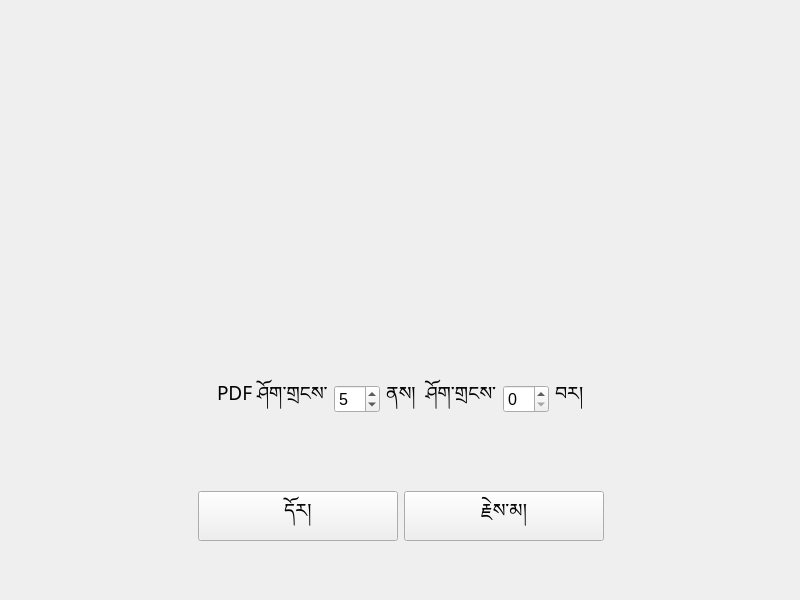
<?xml version="1.0" encoding="UTF-8"?>
<ui version="4.0">
 <class>PechaMaster</class>
 <widget class="QDialog" name="PechaMaster">
  <property name="geometry">
   <rect>
    <x>0</x>
    <y>0</y>
    <width>800</width>
    <height>600</height>
   </rect>
  </property>
  <property name="sizePolicy">
   <sizepolicy hsizetype="Preferred" vsizetype="Preferred">
    <horstretch>0</horstretch>
    <verstretch>0</verstretch>
   </sizepolicy>
  </property>
  <property name="minimumSize">
   <size>
    <width>800</width>
    <height>600</height>
   </size>
  </property>
  <property name="maximumSize">
   <size>
    <width>800</width>
    <height>600</height>
   </size>
  </property>
  <property name="focusPolicy">
   <enum>Qt::WheelFocus</enum>
  </property>
  <property name="windowTitle">
   <string>Poti Maker</string>
  </property>
  <property name="locale">
   <locale language="English" country="UnitedKingdom"/>
  </property>
  <property name="sizeGripEnabled">
   <bool>false</bool>
  </property>
  <property name="modal">
   <bool>false</bool>
  </property>
  <widget class="QStackedWidget" name="stackedWidget">
   <property name="geometry">
    <rect>
     <x>0</x>
     <y>0</y>
     <width>801</width>
     <height>601</height>
    </rect>
   </property>
   <property name="styleSheet">
    <string notr="true"/>
   </property>
   <property name="currentIndex">
    <number>0</number>
   </property>
   <widget class="QWidget" name="page">
    <widget class="QStackedWidget" name="stackedWidget_2">
     <property name="geometry">
      <rect>
       <x>0</x>
       <y>250</y>
       <width>801</width>
       <height>291</height>
      </rect>
     </property>
     <property name="currentIndex">
      <number>1</number>
     </property>
     <widget class="QWidget" name="page_3">
      <widget class="QWidget" name="verticalLayoutWidget">
       <property name="geometry">
        <rect>
         <x>0</x>
         <y>20</y>
         <width>801</width>
         <height>271</height>
        </rect>
       </property>
       <layout class="QVBoxLayout" name="verticalLayout">
        <item>
         <spacer name="verticalSpacer_5">
          <property name="orientation">
           <enum>Qt::Vertical</enum>
          </property>
          <property name="sizeHint" stdset="0">
           <size>
            <width>20</width>
            <height>40</height>
           </size>
          </property>
         </spacer>
        </item>
        <item>
         <layout class="QHBoxLayout" name="horizontalLayout">
          <item>
           <spacer name="horizontalSpacer_3">
            <property name="orientation">
             <enum>Qt::Horizontal</enum>
            </property>
            <property name="sizeHint" stdset="0">
             <size>
              <width>40</width>
              <height>20</height>
             </size>
            </property>
           </spacer>
          </item>
          <item>
           <widget class="QLabel" name="label">
            <property name="enabled">
             <bool>true</bool>
            </property>
            <property name="font">
             <font>
              <family>Microsoft Himalaya</family>
              <pointsize>12</pointsize>
             </font>
            </property>
            <property name="text">
             <string>&lt;html&gt;&lt;head/&gt;&lt;body&gt;&lt;p&gt;&lt;span style=&quot; font-weight:600;&quot;&gt;པར་འདེབས་མ་ཕྱི་&lt;/span&gt;ལ་བསྒྱུར་དགོས་པའི་པར་རམ་ཡང་ན་ PDF འདེམས།&lt;/p&gt;&lt;/body&gt;&lt;/html&gt;</string>
            </property>
           </widget>
          </item>
          <item>
           <spacer name="horizontalSpacer_4">
            <property name="orientation">
             <enum>Qt::Horizontal</enum>
            </property>
            <property name="sizeHint" stdset="0">
             <size>
              <width>40</width>
              <height>20</height>
             </size>
            </property>
           </spacer>
          </item>
         </layout>
        </item>
        <item>
         <spacer name="verticalSpacer_8">
          <property name="orientation">
           <enum>Qt::Vertical</enum>
          </property>
          <property name="sizeHint" stdset="0">
           <size>
            <width>20</width>
            <height>40</height>
           </size>
          </property>
         </spacer>
        </item>
        <item>
         <layout class="QHBoxLayout" name="horizontalLayout_2">
          <item>
           <spacer name="horizontalSpacer">
            <property name="orientation">
             <enum>Qt::Horizontal</enum>
            </property>
            <property name="sizeHint" stdset="0">
             <size>
              <width>40</width>
              <height>20</height>
             </size>
            </property>
           </spacer>
          </item>
          <item>
           <widget class="QPushButton" name="pushButton">
            <property name="minimumSize">
             <size>
              <width>200</width>
              <height>50</height>
             </size>
            </property>
            <property name="maximumSize">
             <size>
              <width>200</width>
              <height>50</height>
             </size>
            </property>
            <property name="font">
             <font>
              <family>Microsoft Himalaya</family>
              <pointsize>14</pointsize>
              <weight>50</weight>
              <bold>false</bold>
             </font>
            </property>
            <property name="mouseTracking">
             <bool>false</bool>
            </property>
            <property name="tabletTracking">
             <bool>false</bool>
            </property>
            <property name="text">
             <string>པར་འདེམས།</string>
            </property>
           </widget>
          </item>
          <item>
           <spacer name="horizontalSpacer_2">
            <property name="orientation">
             <enum>Qt::Horizontal</enum>
            </property>
            <property name="sizeHint" stdset="0">
             <size>
              <width>40</width>
              <height>20</height>
             </size>
            </property>
           </spacer>
          </item>
         </layout>
        </item>
       </layout>
      </widget>
     </widget>
     <widget class="QWidget" name="page_4">
      <widget class="QWidget" name="verticalLayoutWidget_2">
       <property name="geometry">
        <rect>
         <x>0</x>
         <y>30</y>
         <width>801</width>
         <height>261</height>
        </rect>
       </property>
       <layout class="QVBoxLayout" name="verticalLayout_2">
        <item>
         <spacer name="verticalSpacer_9">
          <property name="orientation">
           <enum>Qt::Vertical</enum>
          </property>
          <property name="sizeHint" stdset="0">
           <size>
            <width>20</width>
            <height>40</height>
           </size>
          </property>
         </spacer>
        </item>
        <item>
         <layout class="QHBoxLayout" name="horizontalLayout_3">
          <item>
           <spacer name="horizontalSpacer_7">
            <property name="orientation">
             <enum>Qt::Horizontal</enum>
            </property>
            <property name="sizeHint" stdset="0">
             <size>
              <width>40</width>
              <height>20</height>
             </size>
            </property>
           </spacer>
          </item>
          <item>
           <widget class="QLabel" name="label_8">
            <property name="sizePolicy">
             <sizepolicy hsizetype="Preferred" vsizetype="Preferred">
              <horstretch>1</horstretch>
              <verstretch>1</verstretch>
             </sizepolicy>
            </property>
            <property name="font">
             <font>
              <family>Microsoft Himalaya</family>
              <pointsize>14</pointsize>
             </font>
            </property>
            <property name="text">
             <string/>
            </property>
            <property name="alignment">
             <set>Qt::AlignCenter</set>
            </property>
           </widget>
          </item>
          <item>
           <spacer name="horizontalSpacer_8">
            <property name="orientation">
             <enum>Qt::Horizontal</enum>
            </property>
            <property name="sizeHint" stdset="0">
             <size>
              <width>40</width>
              <height>20</height>
             </size>
            </property>
           </spacer>
          </item>
         </layout>
        </item>
        <item>
         <widget class="QStackedWidget" name="pagePicker">
          <widget class="QWidget" name="Page1">
           <layout class="QHBoxLayout" name="horizontalLayout_7">
            <item>
             <spacer name="horizontalSpacer_19">
              <property name="orientation">
               <enum>Qt::Horizontal</enum>
              </property>
              <property name="sizeHint" stdset="0">
               <size>
                <width>40</width>
                <height>20</height>
               </size>
              </property>
             </spacer>
            </item>
            <item>
             <widget class="QLabel" name="label_11">
              <property name="font">
               <font>
                <family>Microsoft Himalaya</family>
                <pointsize>14</pointsize>
               </font>
              </property>
              <property name="text">
               <string>PDF ཤོག་གྲངས་</string>
              </property>
             </widget>
            </item>
            <item>
             <widget class="QSpinBox" name="spinBox_start">
              <property name="sizePolicy">
               <sizepolicy hsizetype="Minimum" vsizetype="Fixed">
                <horstretch>0</horstretch>
                <verstretch>0</verstretch>
               </sizepolicy>
              </property>
              <property name="font">
               <font>
                <pointsize>12</pointsize>
               </font>
              </property>
              <property name="value">
               <number>5</number>
              </property>
             </widget>
            </item>
            <item>
             <widget class="QLabel" name="label_3">
              <property name="font">
               <font>
                <family>Microsoft Himalaya</family>
                <pointsize>14</pointsize>
               </font>
              </property>
              <property name="text">
               <string>ནས།  ཤོག་གྲངས་</string>
              </property>
             </widget>
            </item>
            <item>
             <widget class="QSpinBox" name="spinBox_end">
              <property name="font">
               <font>
                <pointsize>12</pointsize>
               </font>
              </property>
             </widget>
            </item>
            <item>
             <widget class="QLabel" name="label_12">
              <property name="font">
               <font>
                <family>Microsoft Himalaya</family>
                <pointsize>14</pointsize>
               </font>
              </property>
              <property name="text">
               <string>བར།</string>
              </property>
             </widget>
            </item>
            <item>
             <spacer name="horizontalSpacer_20">
              <property name="orientation">
               <enum>Qt::Horizontal</enum>
              </property>
              <property name="sizeHint" stdset="0">
               <size>
                <width>40</width>
                <height>20</height>
               </size>
              </property>
             </spacer>
            </item>
           </layout>
          </widget>
         </widget>
        </item>
        <item>
         <spacer name="verticalSpacer_6">
          <property name="orientation">
           <enum>Qt::Vertical</enum>
          </property>
          <property name="sizeHint" stdset="0">
           <size>
            <width>20</width>
            <height>40</height>
           </size>
          </property>
         </spacer>
        </item>
        <item>
         <layout class="QHBoxLayout" name="horizontalLayout_4">
          <item>
           <spacer name="horizontalSpacer_5">
            <property name="orientation">
             <enum>Qt::Horizontal</enum>
            </property>
            <property name="sizeHint" stdset="0">
             <size>
              <width>40</width>
              <height>20</height>
             </size>
            </property>
           </spacer>
          </item>
          <item>
           <widget class="QPushButton" name="pushButton_3">
            <property name="minimumSize">
             <size>
              <width>200</width>
              <height>50</height>
             </size>
            </property>
            <property name="maximumSize">
             <size>
              <width>200</width>
              <height>50</height>
             </size>
            </property>
            <property name="font">
             <font>
              <family>Microsoft Himalaya</family>
              <pointsize>14</pointsize>
              <weight>50</weight>
              <bold>false</bold>
             </font>
            </property>
            <property name="text">
             <string>དོར།</string>
            </property>
           </widget>
          </item>
          <item>
           <widget class="QPushButton" name="pushButton_2">
            <property name="minimumSize">
             <size>
              <width>200</width>
              <height>50</height>
             </size>
            </property>
            <property name="maximumSize">
             <size>
              <width>200</width>
              <height>50</height>
             </size>
            </property>
            <property name="font">
             <font>
              <family>Microsoft Himalaya</family>
              <pointsize>14</pointsize>
              <weight>50</weight>
              <bold>false</bold>
             </font>
            </property>
            <property name="text">
             <string>རྗེས་མ།</string>
            </property>
           </widget>
          </item>
          <item>
           <spacer name="horizontalSpacer_6">
            <property name="orientation">
             <enum>Qt::Horizontal</enum>
            </property>
            <property name="sizeHint" stdset="0">
             <size>
              <width>40</width>
              <height>20</height>
             </size>
            </property>
           </spacer>
          </item>
         </layout>
        </item>
       </layout>
      </widget>
     </widget>
    </widget>
   </widget>
   <widget class="QWidget" name="page_2">
    <widget class="QWidget" name="verticalLayoutWidget_3">
     <property name="geometry">
      <rect>
       <x>39</x>
       <y>50</y>
       <width>721</width>
       <height>491</height>
      </rect>
     </property>
     <layout class="QVBoxLayout" name="verticalLayout_3">
      <item>
       <widget class="QLabel" name="label_2">
        <property name="font">
         <font>
          <family>Microsoft Himalaya</family>
          <pointsize>14</pointsize>
         </font>
        </property>
        <property name="text">
         <string>ཡིག་ཆ་གསར་པའི་མིང་འབྲི།</string>
        </property>
       </widget>
      </item>
      <item>
       <layout class="QVBoxLayout" name="verticalLayout_4">
        <item>
         <layout class="QHBoxLayout" name="horizontalLayout_6">
          <item>
           <widget class="QTextEdit" name="textEdit_2">
            <property name="minimumSize">
             <size>
              <width>0</width>
              <height>50</height>
             </size>
            </property>
            <property name="maximumSize">
             <size>
              <width>16777215</width>
              <height>50</height>
             </size>
            </property>
            <property name="font">
             <font>
              <family>Microsoft Himalaya</family>
              <pointsize>14</pointsize>
             </font>
            </property>
           </widget>
          </item>
          <item>
           <spacer name="horizontalSpacer_11">
            <property name="orientation">
             <enum>Qt::Horizontal</enum>
            </property>
            <property name="sizeHint" stdset="0">
             <size>
              <width>40</width>
              <height>20</height>
             </size>
            </property>
           </spacer>
          </item>
         </layout>
        </item>
        <item>
         <widget class="QLabel" name="label_4">
          <property name="font">
           <font>
            <family>Microsoft Himalaya</family>
            <pointsize>14</pointsize>
           </font>
          </property>
          <property name="text">
           <string>ཤོག་ངོའི་ཚད་གཞི་འདེམས།</string>
          </property>
         </widget>
        </item>
        <item>
         <layout class="QHBoxLayout" name="horizontalLayout_8">
          <item>
           <widget class="QComboBox" name="comboBox">
            <property name="minimumSize">
             <size>
              <width>200</width>
              <height>50</height>
             </size>
            </property>
            <property name="maximumSize">
             <size>
              <width>200</width>
              <height>50</height>
             </size>
            </property>
            <property name="font">
             <font>
              <family>Microsoft Himalaya</family>
              <pointsize>14</pointsize>
             </font>
            </property>
            <item>
             <property name="text">
              <string>A4 ཤོག་ཚད།</string>
             </property>
            </item>
            <item>
             <property name="text">
              <string>A3 ཤོག་ཚད།</string>
             </property>
            </item>
           </widget>
          </item>
          <item>
           <spacer name="horizontalSpacer_12">
            <property name="orientation">
             <enum>Qt::Horizontal</enum>
            </property>
            <property name="sizeHint" stdset="0">
             <size>
              <width>40</width>
              <height>20</height>
             </size>
            </property>
           </spacer>
          </item>
         </layout>
        </item>
       </layout>
      </item>
      <item>
       <spacer name="verticalSpacer_2">
        <property name="orientation">
         <enum>Qt::Vertical</enum>
        </property>
        <property name="sizeHint" stdset="0">
         <size>
          <width>20</width>
          <height>40</height>
         </size>
        </property>
       </spacer>
      </item>
      <item>
       <layout class="QHBoxLayout" name="horizontalLayout_5">
        <item>
         <spacer name="horizontalSpacer_9">
          <property name="orientation">
           <enum>Qt::Horizontal</enum>
          </property>
          <property name="sizeHint" stdset="0">
           <size>
            <width>40</width>
            <height>20</height>
           </size>
          </property>
         </spacer>
        </item>
        <item>
         <widget class="QPushButton" name="pushButton_5">
          <property name="minimumSize">
           <size>
            <width>200</width>
            <height>50</height>
           </size>
          </property>
          <property name="maximumSize">
           <size>
            <width>200</width>
            <height>50</height>
           </size>
          </property>
          <property name="font">
           <font>
            <family>Microsoft Himalaya</family>
            <pointsize>14</pointsize>
            <weight>50</weight>
            <bold>false</bold>
           </font>
          </property>
          <property name="text">
           <string>དོར།</string>
          </property>
         </widget>
        </item>
        <item>
         <widget class="QPushButton" name="pushButton_4">
          <property name="minimumSize">
           <size>
            <width>200</width>
            <height>50</height>
           </size>
          </property>
          <property name="maximumSize">
           <size>
            <width>200</width>
            <height>50</height>
           </size>
          </property>
          <property name="font">
           <font>
            <family>Microsoft Himalaya</family>
            <pointsize>14</pointsize>
            <weight>50</weight>
            <bold>false</bold>
           </font>
          </property>
          <property name="text">
           <string>མ་ཕྱི་བསྒྲིག</string>
          </property>
         </widget>
        </item>
        <item>
         <spacer name="horizontalSpacer_10">
          <property name="orientation">
           <enum>Qt::Horizontal</enum>
          </property>
          <property name="sizeHint" stdset="0">
           <size>
            <width>40</width>
            <height>20</height>
           </size>
          </property>
         </spacer>
        </item>
       </layout>
      </item>
     </layout>
    </widget>
   </widget>
   <widget class="QWidget" name="page_5">
    <widget class="QStackedWidget" name="stackedWidget_3">
     <property name="geometry">
      <rect>
       <x>0</x>
       <y>0</y>
       <width>801</width>
       <height>601</height>
      </rect>
     </property>
     <widget class="QWidget" name="page_6">
      <widget class="QWidget" name="verticalLayoutWidget_5">
       <property name="geometry">
        <rect>
         <x>0</x>
         <y>0</y>
         <width>801</width>
         <height>601</height>
        </rect>
       </property>
       <layout class="QVBoxLayout" name="verticalLayout_5">
        <item>
         <spacer name="verticalSpacer">
          <property name="orientation">
           <enum>Qt::Vertical</enum>
          </property>
          <property name="sizeHint" stdset="0">
           <size>
            <width>20</width>
            <height>40</height>
           </size>
          </property>
         </spacer>
        </item>
        <item>
         <layout class="QHBoxLayout" name="horizontalLayout_10">
          <item>
           <spacer name="horizontalSpacer_15">
            <property name="orientation">
             <enum>Qt::Horizontal</enum>
            </property>
            <property name="sizeHint" stdset="0">
             <size>
              <width>40</width>
              <height>20</height>
             </size>
            </property>
           </spacer>
          </item>
          <item>
           <widget class="QLabel" name="label_5">
            <property name="font">
             <font>
              <family>Microsoft Himalaya</family>
              <pointsize>14</pointsize>
             </font>
            </property>
            <property name="text">
             <string>སྒྲིག་མུས་ཡིན།</string>
            </property>
           </widget>
          </item>
          <item>
           <spacer name="horizontalSpacer_16">
            <property name="orientation">
             <enum>Qt::Horizontal</enum>
            </property>
            <property name="sizeHint" stdset="0">
             <size>
              <width>40</width>
              <height>20</height>
             </size>
            </property>
           </spacer>
          </item>
         </layout>
        </item>
        <item>
         <spacer name="verticalSpacer_3">
          <property name="orientation">
           <enum>Qt::Vertical</enum>
          </property>
          <property name="sizeHint" stdset="0">
           <size>
            <width>20</width>
            <height>40</height>
           </size>
          </property>
         </spacer>
        </item>
       </layout>
      </widget>
     </widget>
     <widget class="QWidget" name="page_7">
      <widget class="QWidget" name="verticalLayoutWidget_6">
       <property name="geometry">
        <rect>
         <x>40</x>
         <y>130</y>
         <width>721</width>
         <height>411</height>
        </rect>
       </property>
       <layout class="QVBoxLayout" name="verticalLayout_6">
        <item>
         <layout class="QHBoxLayout" name="horizontalLayout_9">
          <item>
           <widget class="QLabel" name="label_6">
            <property name="font">
             <font>
              <family>Microsoft Himalaya</family>
              <pointsize>22</pointsize>
              <weight>75</weight>
              <bold>true</bold>
             </font>
            </property>
            <property name="text">
             <string>པར་འདེབས་མ་ཕྱི་བསྒྲིགས་ཟིན།</string>
            </property>
           </widget>
          </item>
          <item>
           <spacer name="horizontalSpacer_17">
            <property name="orientation">
             <enum>Qt::Horizontal</enum>
            </property>
            <property name="sizeHint" stdset="0">
             <size>
              <width>40</width>
              <height>20</height>
             </size>
            </property>
           </spacer>
          </item>
         </layout>
        </item>
        <item>
         <widget class="QLabel" name="label_9">
          <property name="maximumSize">
           <size>
            <width>600</width>
            <height>16777215</height>
           </size>
          </property>
          <property name="text">
           <string/>
          </property>
         </widget>
        </item>
        <item>
         <widget class="QLabel" name="label_10">
          <property name="font">
           <font>
            <family>Microsoft Himalaya</family>
            <pointsize>14</pointsize>
           </font>
          </property>
          <property name="text">
           <string>པར་འདེབས་མ་ཕྱི་ཁུངས་ཀྱི་པར་མཉམ་དུ་བཞག་ཡོད།
              </string>
          </property>
         </widget>
        </item>
        <item>
         <spacer name="verticalSpacer_7">
          <property name="orientation">
           <enum>Qt::Vertical</enum>
          </property>
          <property name="sizeType">
           <enum>QSizePolicy::Preferred</enum>
          </property>
          <property name="sizeHint" stdset="0">
           <size>
            <width>20</width>
            <height>20</height>
           </size>
          </property>
         </spacer>
        </item>
        <item>
         <layout class="QHBoxLayout" name="horizontalLayout_11">
          <item>
           <widget class="QLabel" name="label_7">
            <property name="font">
             <font>
              <family>Microsoft Himalaya</family>
              <pointsize>14</pointsize>
             </font>
            </property>
            <property name="text">
            <string>A4 ཤོག་བུ་ནི་cm 7 གྱི་དུམ་བུ་གསུམ་ལ་གཏུབ་དགོས།
            A3 ཤོག་བུ་ནི་cm 9.9 ཡི་དུམ་བུ་གསུམ་ལ་གཏུབ་དགོས།
                </string>
            </property>
           </widget>
          </item>
          <item>
           <spacer name="horizontalSpacer_18">
            <property name="orientation">
             <enum>Qt::Horizontal</enum>
            </property>
            <property name="sizeHint" stdset="0">
             <size>
              <width>40</width>
              <height>20</height>
             </size>
            </property>
           </spacer>
          </item>
         </layout>
        </item>
        <item>
         <spacer name="verticalSpacer_4">
          <property name="orientation">
           <enum>Qt::Vertical</enum>
          </property>
          <property name="sizeHint" stdset="0">
           <size>
            <width>20</width>
            <height>40</height>
           </size>
          </property>
         </spacer>
        </item>
        <item>
         <layout class="QHBoxLayout" name="horizontalLayout_12">
          <item>
           <spacer name="horizontalSpacer_13">
            <property name="orientation">
             <enum>Qt::Horizontal</enum>
            </property>
            <property name="sizeHint" stdset="0">
             <size>
              <width>40</width>
              <height>20</height>
             </size>
            </property>
           </spacer>
          </item>
          <item>
           <widget class="QPushButton" name="pushButton_6">
            <property name="minimumSize">
             <size>
              <width>200</width>
              <height>50</height>
             </size>
            </property>
            <property name="maximumSize">
             <size>
              <width>200</width>
              <height>50</height>
             </size>
            </property>
            <property name="font">
             <font>
              <family>Microsoft Himalaya</family>
              <pointsize>14</pointsize>
              <weight>75</weight>
              <bold>true</bold>
             </font>
            </property>
            <property name="text">
             <string>ཕྱིར་འཐོན།</string>
            </property>
           </widget>
          </item>
          <item>
           <spacer name="horizontalSpacer_14">
            <property name="orientation">
             <enum>Qt::Horizontal</enum>
            </property>
            <property name="sizeHint" stdset="0">
             <size>
              <width>40</width>
              <height>20</height>
             </size>
            </property>
           </spacer>
          </item>
         </layout>
        </item>
       </layout>
      </widget>
     </widget>
    </widget>
   </widget>
  </widget>
 </widget>
 <resources>
  <include location="../../Desktop/background1.qrc"/>
 </resources>
 <connections/>
</ui>
